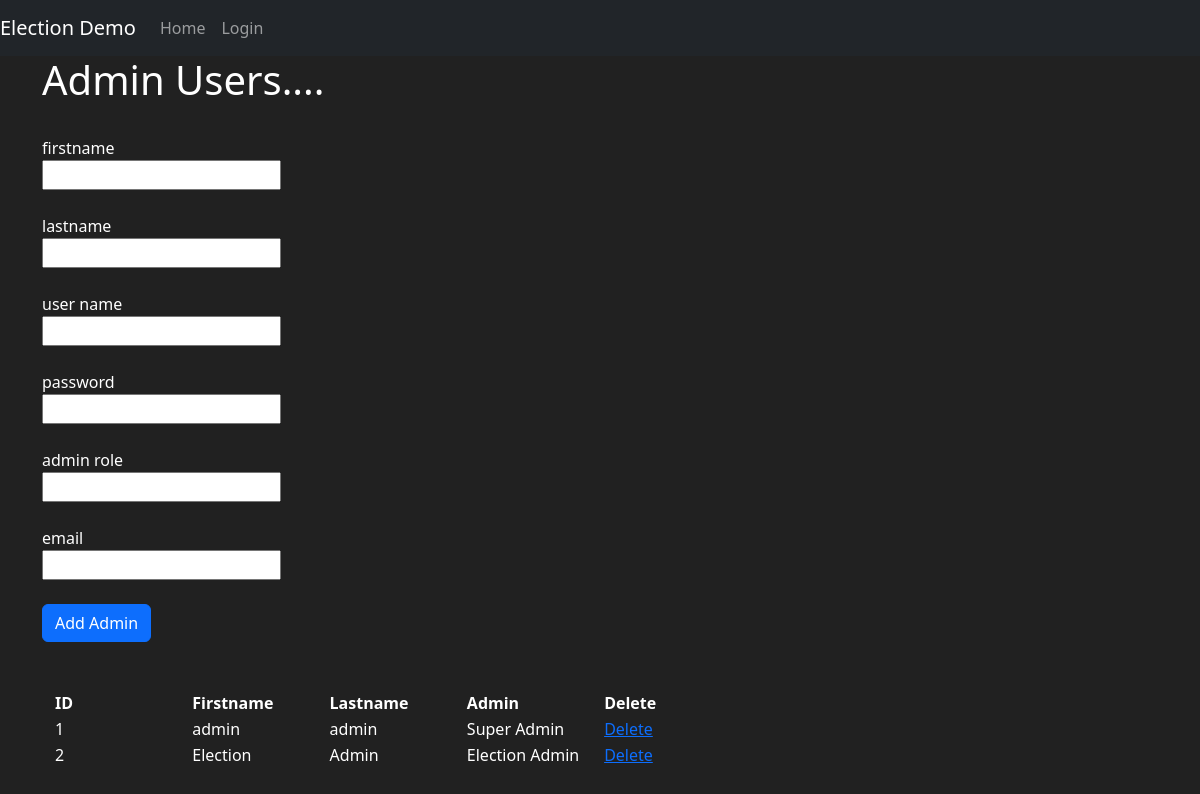
/user_admin, run on an earlier commit of the app's database.
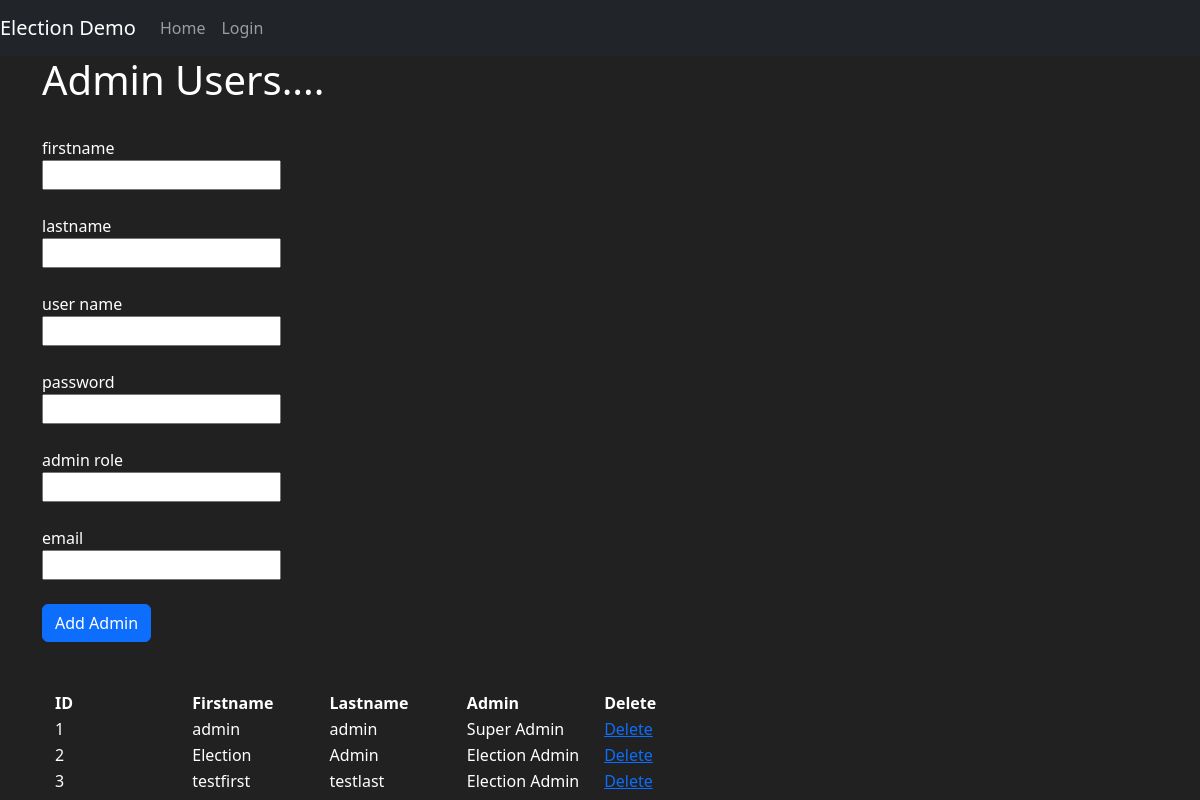
And on a later commit of the database.
### election1/models.py (models this page shows, shortened)
class User(db.Model, UserMixin):
    id_user = db.Column(db.Integer, primary_key=True)
    user_firstname = db.Column(db.String(length=45), nullable=False)
    user_lastname = db.Column(db.String(length=45), nullable=False)
    user_so_name = db.Column(db.String(length=30), nullable=False, unique=True)
    user_pass = db.Column(db.String(length=256))
    user_email = db.Column(db.String(length=45), unique=True)
    user_status = db.Column(db.Integer, default=False, nullable=False)
    user_pw_change = db.Column(db.String(length=1))
    user_security = db.Column(db.String(138), default=unique_security_token)
    user_created = db.Column(db.DateTime, default=datetime.now)
    user_sec_send = db.Column(db.DateTime, default=datetime.now)
    id_admin_role = db.Column(db.Integer, db.ForeignKey('admin_roles.id_admin_role'))
    @classmethod
    def get_all_admins(cls):
        return db.session.query(cls, Admin_roles).select_from(cls).join(Admin_roles).order_by()

class Admin_roles(db.Model):
    id_admin_role = db.Column(db.Integer, primary_key=True)
    admin_role_name = db.Column(db.String(length=45), nullable=False, unique=True)
    user = db.relationship('User', backref='admin_roles')

### election1/admins/view.py (the view, shortened to what this page needs)
@admins.route('/user_admin', methods=['GET', 'POST'])
def user_admin():
    form = UserForm()
    the_admins = User.get_all_admins()
    return render_template('user.html', form=form, admins=the_admins)

### election1/admins/form.py
class UserForm(FlaskForm):
    user_firstname = StringField(label='firstname', validators=[Length(min=2, max=30), InputRequired()])
    user_lastname = StringField(label='lastname', validators=[Length(min=2, max=30), InputRequired()])
    user_so_name = StringField(label='user name', validators=[Length(min=2, max=30), InputRequired()])
    user_pass = StringField(label='password', validators=[Length(min=2, max=30), InputRequired()])
    id_admin_role = QuerySelectField(query_factory=admin_roles_query, label='admin role', get_label='admin_role_name')
    user_email = EmailField(label='email', validators=[Email()])
    submit = SubmitField(label='submit')

### election1/templates/user.html (shortened to what this page needs)
{% extends 'base.html' %}
{% block content %}
    <div class="container">
        <h1> Admin Users....</h1>
        <br>
        <form method="post" style="color:white" autocomplete="off">
            <div class="row g-3 ">
                <div class="col-2 ">
                     {{ form.user_firstname.label() }}
                </div>
            </div>
             <div class="row g-3 ">
                 <div class="col-auto">
                     {{ form.user_firstname()}}
                </div>
            </div>
            <br>
            <div class="row g-3 ">
                 {{ form.user_lastname.label() }}
            </div>
             <div class="row g-3 ">
                 <div class="col-auto">
                     {{ form.user_lastname()}}
                </div>
            </div>
           <br>
            <div class="row g-3 ">
                <div class="col-2 ">
                    {{ form.user_so_name.label() }}
                </div>
            </div>
            <div class="row g-3 ">
                 <div class="col-auto">
                     {{ form.user_so_name()}}
                </div>
            </div>
           <br>
            <div class="row g-3 ">
                <div class="col-2 ">
                    {{ form.user_pass.label() }}
                </div>
            </div>
            <div class="row g-3 ">
                 <div class="col-auto">
                     {{ form.user_pass()}}
                </div>
            </div>
            <br>
            <div class="row g-3 ">
                <div class="col-2 ">
                    {{ form.id_admin_role.label() }}
                </div>
            </div>
            <div class="row g-3 ">
                 <div class="col-auto">
                     {{ form.id_admin_role() }}
                </div>
            </div>
             <br>
            <div class="row g-3 ">
                <div class="col-2 ">
                    {{ form.user_email.label() }}
                </div>
            </div>
            <div class="row g-3 ">
                 <div class="col-auto">
                     {{ form.user_email() }}
                </div>
            </div>
            <br>
            <div class="d-grid gap-2 d-md-block">
                {{ form.submit(type="submit",value='Add Admin', class="btn   btn-primary") }}
            </div>
        </form>
         <br><br>
        <div class="container">
            <table class="table-dark">
               <thead>
                   <tr>
                       <th class="col-2"> ID</th>
                       <th class="col-2"> Firstname</th>
                       <th class="col-2"> Lastname</th>
                       <th class="col-2"> Admin</th>
                       <th class="col-2"> Delete </th>
                   </tr>
               </thead>
               <tbody>
               {% for user, admin_roles in admins %}<tr>
                    <td>{{ user.id_user }}</td>
                    <td>{{ user.user_firstname }}</td>
                    <td>{{ user.user_lastname }}</td>
                    <td> {{ admin_roles.admin_role_name}}</td>
                    {% if current_user.id_user != user.id_user %}
                        <td><a href="{{ url_for('admins.deleteuser',xid=user.id_user)}}">Delete</a> </td>
                    {% else %}
                        <td>can't delete yourself </td>
                    {% endif %}
                </tr>
                {% endfor %}
               </tbody>
            </table>
        </div>
    </div>
{% endblock %}

### election1/templates/base.html (shortened to what this page needs)
<!doctype html>
<html lang="en">
   <head>
      <link href="https://cdn.jsdelivr.net/npm/bootstrap@5.2.3/dist/css/bootstrap.min.css" rel="stylesheet">
   </head>
    <body>
    <nav class="navbar navbar-expand-md navbar-dark bg-dark">
      <a class="navbar-brand" href="#">Election Demo</a>
      <div class="collapse navbar-collapse" id="navbarNav">
        <ul class="navbar-nav mr-auto">
            <li class="nav-item active">
                <a class="nav-link" href="{{ url_for('mains.homepage') }}">Home </a>
            </li>
            {% if not current_user.is_authenticated %}
                <li class="nav-item">
                    <a class="nav-link" href="{{ url_for('admins.login') }}">Login</a>
                </li>
            {% endif %}
        </ul>
      </div>
    </nav>
      {% block content %}
      {% endblock %}
   </body>
</html>

### election1/templates/base.html (style rules this page uses)
body { background-color: #212121; color: white }

What changed in the data, as far as the page shows it:
added User: id_user "3", user_firstname "testfirst", user_lastname "testlast", admin_role_name "Election Admin"
